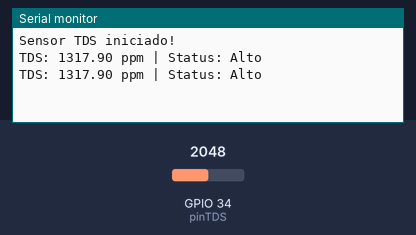
This sketch was run on a simulated ESP32. Parts: the last lines printed to the serial monitor. The inputs (shaded band) are chosen by the test bench; at power-on: GPIO 34 (pinTDS) = 2048.

Above: at 1.7 s.
1.8 s: GPIO 34 (pinTDS) set to 1706
At 2.9 s:
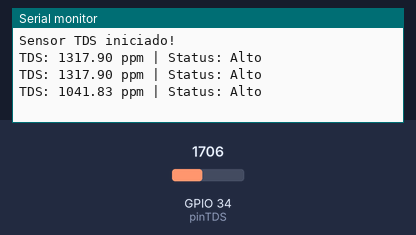
3.3 s: GPIO 34 (pinTDS) set to 1593
At 4.7 s:
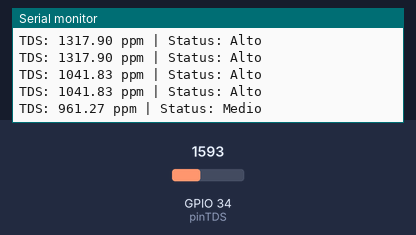
6.3 s: GPIO 34 (pinTDS) set to 516
At 7.1 s:
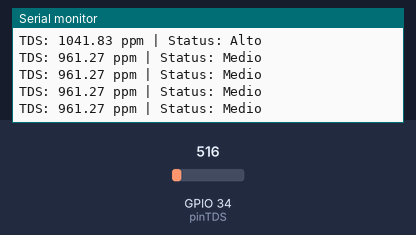
7.8 s: GPIO 34 (pinTDS) set to 458
At 8.7 s:
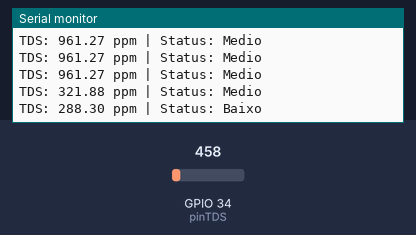

Measured:
- the behaviour switches between 1649 and 1648 on GPIO 34 (pinTDS) (found by bisection; images 1 and 2)
- the behaviour switches between 479 and 478 on GPIO 34 (pinTDS) (found by bisection; images 3 and 4)
- after the input at 1.8 s, the serial monitor: prints a new line after 0.61 s (image 1)
- after the input at 3.3 s, the serial monitor: prints a new line after 0.71 s (image 2)
- after the input at 7.8 s, the serial monitor: prints a new line after 0.22 s (image 4)

The sketch:

6.Condutividade.ino
```cpp
/*
 * SENSOR TDS / CONDUTIVIDADE NO ESP32
 */
// Resistor R1 (10k)
// Terminal 1 → AOUT do sensor TDS
// Terminal 2 → Nó VOUT (onde liga R2 e o ESP32)

// Resistor R2 (10k)
// Terminal 1 → Nó VOUT (junto com R1 e o fio do ESP32)
// Terminal 2 → GND

// Conexão no ESP32
// GPIO 34 ou 33 → VOUT (nó do divisor)
// GND do ESP32 → GND do divisor e do sensor

// Conexão da alimentação
// VCC do sensor TDS → 5V (VIN ou 5V da USB)
// GND do sensor TDS → GND do ESP32

// ========================================================
// === CONFIGURAÇÕES DO ESP32 E VARIÁVEIS ===
// ========================================================

const int pinTDS = 34;

// Resolução ADC ESP32
const float VREF = 3.3;
const int ADC_MAX = 4095;

// Leituras para filtro mediana
const int NUM_MEDIAN_TDS = 15;

float calibrationFactorTDS = 1.00f;
float tdsFinal = 0;
String statusCondutividade = "N/A";

// ========================================================
// === FUNÇÃO FILTRO DE MEDIANA ===
// ========================================================
int medianFilter(int *arr, int n)
{
  int temp[n];

  // copia
  for (int i = 0; i < n; i++)
    temp[i] = arr[i];

  // ordena
  for (int i = 0; i < n - 1; i++)
  {
    for (int j = i + 1; j < n; j++)
    {
      if (temp[j] < temp[i])
      {
        int aux = temp[i];
        temp[i] = temp[j];
        temp[j] = aux;
      }
    }
  }

  // retorna mediana
  if (n % 2 == 1)
    return temp[n / 2];
  else
    return (temp[n / 2] + temp[n / 2 - 1]) / 2;
}

// ========================================================
// === FUNÇÃO DE LEITURA TDS ===
// temperaturaAtual = temperatura da água (°C)
// ========================================================
void lerTDS(float temperaturaAtual)
{

  int readings[NUM_MEDIAN_TDS];

  // coleta leituras
  for (int i = 0; i < NUM_MEDIAN_TDS; i++)
  {
    readings[i] = analogRead(pinTDS);
    delay(20);
  }

  // aplica filtro mediana
  int med = medianFilter(readings, NUM_MEDIAN_TDS);

  // converte em tensão
  float voltage = ((float)med / ADC_MAX) * VREF;

  // polinômio do conversor TDS
  float tdsValue = 133.42f * pow(voltage, 3) - 255.86f * pow(voltage, 2) + 857.39f * voltage;

  // calibração
  tdsValue *= calibrationFactorTDS;

  // compensação da temperatura
  float k = 0.02f;
  float tdsCompensado = tdsValue / (1 + k * (temperaturaAtual - 25.0f));

  // garante valores positivos
  tdsFinal = (tdsCompensado < 0) ? 0 : tdsCompensado;

  // classificação
  if (tdsFinal < 300)
  {
    statusCondutividade = "Baixo";
  }
  else if (tdsFinal < 1000)
  {
    statusCondutividade = "Medio";
  }
  else
  {
    statusCondutividade = "Alto";
  }
}

// ========================================================
// === SETUP ===
// ========================================================
void setup()
{
  Serial.begin(115200);
  delay(500);

  pinMode(pinTDS, INPUT);

  Serial.println("Sensor TDS iniciado!");
}

// ========================================================
// === LOOP ===
// ========================================================
void loop()
{

  // coloque a temperatura real do seu sensor depois
  float temperaturaAtual = 25.0;

  lerTDS(temperaturaAtual);

  Serial.print("TDS: ");
  Serial.print(tdsFinal);
  Serial.print(" ppm | Status: ");
  Serial.println(statusCondutividade);

  delay(500);
}
```
